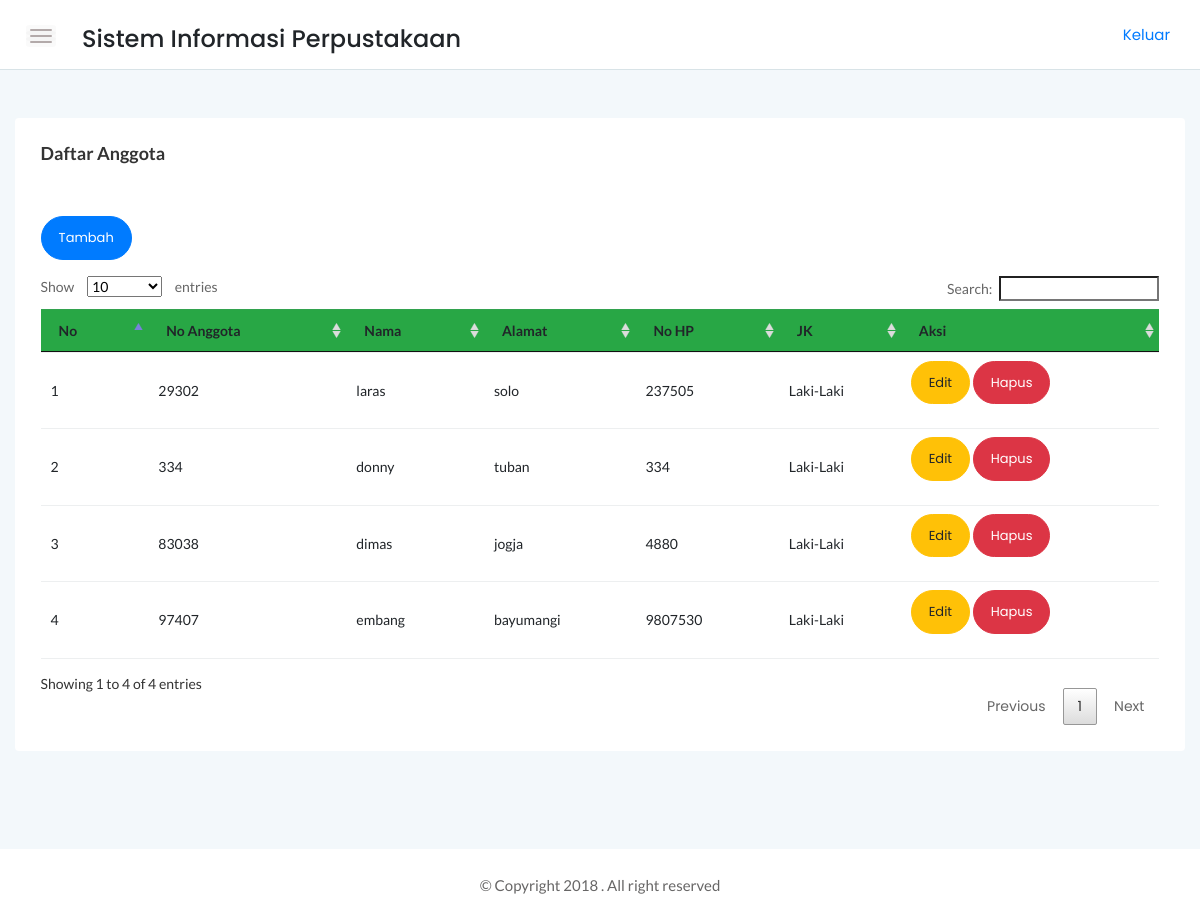
Screenshot of /srtdash/app/anggota/anggota.php (signed in) with the database file from the repository.
### tables this page shows
CREATE TABLE `anggota` (
  `no_anggota` char(20) NOT NULL,
  `nama` varchar(50) NOT NULL,
  `alamat` varchar(100) NOT NULL,
  `no_hp` char(13) NOT NULL,
  `jl` enum('Laki-Laki','Perempuan') NOT NULL
);

### srtdash/function/functions.php (called while the page is built, shortened)
<?php
$link = mysqli_connect("localhost","root","", "perpustakaan");
function tampil($query){
global $link;
$result = mysqli_query($link,$query);
while ($row = mysqli_fetch_assoc($result)){
    $rows[] = $row;
}
return $rows;
}
?>

### srtdash/app/anggota/anggota.php (the view, shortened to what this page needs)
<?php
require '../../function/functions.php';
$tampil = tampil("SELECT * FROM anggota");
?>
<!DOCTYPE html>
<html>
    <head>
        <link rel="stylesheet" href="../../assets/css/bootstrap.min.css">
        <link rel="stylesheet" href="../../assets/css/font-awesome.min.css">
        <link rel="stylesheet" href="../../assets/css/themify-icons.css">
        <link rel="stylesheet" href="../../assets/css/metisMenu.css">
        <link rel="stylesheet" href="../../assets/css/owl.carousel.min.css">
        <link rel="stylesheet" href="../../assets/css/slicknav.min.css">
        <link rel="stylesheet" href="../../assets/css/typography.css">
        <link rel="stylesheet" href="../../assets/css/default-css.css">
        <link rel="stylesheet" href="../../assets/css/styles.css">
        <link rel="stylesheet" href="../../assets/css/responsive.css">
        <link rel="stylesheet" href="../../assets/datatabel/DataTables-1.10.18/css/jquery.dataTables.css">
        <link rel="stylesheet" href="../../assets/datatabel/DataTables-1.10.18/css/dataTables.bootstrap.css">
    </head>
    <body>
    <div class="page-container">
        <div class="main-content">
            <div class="header-area">
                <div class="row align-items-center">
                    <div class="col-md-6 col-sm-8 clearfix">
                        <div class="nav-btn pull-left">
                            <span></span>
                            <span></span>
                            <span></span>
                        </div>
                        <div class="nav-btn pull-left">
                            <h4>Sistem Informasi Perpustakaan</h4>
                        </div>
                    </div>
                    <div class="col-md-6 col-sm-4 clearfix">
                            <ul class="notification-area pull-right">
                                <p><a href="../logout/logout.php">Keluar</a></p>
                            </ul>
                        </div>
                </div>
            </div>
            <div class="main-content-inner">
                <div class="sales-report-area mt-5 mb-5">
                   <div class="card">
                   <div class="card-body">
                   <h4 class="header-title mb-0">Daftar Anggota</h4>
                   </div>
                            <div class="card-body">
        <h2><?php  ?></h2>
        <a href="tambah.php"  class="btn btn-rounded btn-primary mb-3" >Tambah</a>
        <table id="myTable" width="100%">
            <thead class="bg-success">
                <tr>
                    <th>No</th>
                    <th>No Anggota</th>
                    <th>Nama</th>
                    <th>Alamat</th>
                    <th>No HP</th>
                    <th>JK</th>
                    <th>Aksi</th>
                </tr>
            </thead>
            <tbody>
                <?php
                $no=1;
                foreach ($tampil as $row):
                ?>
                <tr>
                    <td><?= $no++;?></td>
                    <td><?= $row['no_anggota'];?></td>
                    <td><?= $row['nama'];?></td>
                    <td><?= $row['alamat'];?></td>
                    <td><?= $row['no_hp'];?></td>
                    <td><?= $row['jl'];?></td>
                    <td><a class="btn btn-rounded btn-warning mb-3" href="edit.php?no=<?=$row['no_anggota']; ?>">Edit</a>
                        <a class="btn btn-rounded btn-danger mb-3" href="hapus.php?no=<?=$row['no_anggota']; ?>" onclick="return confirm('Apakah Data Ingin Dihapus?')">Hapus</a></td>
                </tr>
                <?php
                 endforeach;
                ?>
            </tbody>
        </table>
        </div>
                     </div>
                </div>
            </div>
        </div>
        <footer>
            <div class="footer-area">
                <p>© Copyright 2018 . All right reserved</p>
            </div>
        </footer>
    </div>
</body>
</html>

### srtdash/assets/css/typography.css (style rules this page uses)
body { font-size: 14px; font-family: 'Lato', sans-serif; }
h1, h2, h3, h4, h5, h6 { margin: 0; font-family: 'Poppins', sans-serif; }
p { font-family: 'Lato', sans-serif; font-size: 15px; line-height: 26px; color: #444; margin-bottom: 0; }
a, a:visited { text-decoration: none; transition: all 0.3s ease-in-out; -webkit-transition: all 0.3s ease-in-out; -moz-transition: all 0.3s ease-in-out; -o-transition: all 0.3s ease-in-out; outline: 0; font-family: 'Poppins', sans-serif; }
p a, p a:visited { line-height: inherit; outline: 0; }
ul, ol { margin-bottom: 0px; margin-top: 0px; padding: 0; }
ul { margin: 0; list-style-type: none; }

### srtdash/assets/css/default-css.css (style rules this page uses)
* { margin: 0; padding: 0; box-sizing: border-box; }
*, *:before, *:after { -moz-box-sizing: border-box; -webkit-box-sizing: border-box; box-sizing: border-box; }
html { -webkit-font-smoothing: antialiased; }
body { background: #fff; font-weight: normal; -webkit-font-smoothing: antialiased; -webkit-text-size-adjust: 100%; }
:root { --primary-color: #4336FB; }

### srtdash/assets/css/styles.css (style rules this page uses)
.page-container { width: 100%; height: 100%; min-height: 100vh; padding-left: 280px; -webkit-transition: padding-left 0.3s ease 0s; transition: padding-left 0.3s ease 0s; }
.card { border: none; border-radius: 4px; background-color: #fff; -webkit-transition: all 0.3s ease 0s; transition: all 0.3s ease 0s; }
.card-body { padding: 25.6px; padding: 1.6rem; }
.main-content { width: 100%; background: #F3F8FB; }
.main-content-inner { padding: 0 30px 50px; }
.header-area { padding: 15px 30px; background: #fff; border-bottom: 1px solid #d8e3e7; }
.nav-btn { margin-right: 30px; margin-top: 10px; cursor: pointer; }
.nav-btn span { display: block; width: 22px; height: 2px; background: #b3aaaa; margin: 4px 0; border-radius: 15px; -webkit-transition: all 0.3s ease 0s; transition: all 0.3s ease 0s; box-shadow: 0 0 0 4px rgba(99, 96, 96, 0.03); }
.notification-area { -webkit-user-select: none; -moz-user-select: none; -ms-user-select: none; user-select: none; position: relative; z-index: 1; }
.header-title { font-family: 'Lato', sans-serif; font-size: 18px; font-weight: 600; letter-spacing: 0; color: #333; text-transform: capitalize; margin-bottom: 17px; }
.footer-area { text-align: center; padding: 23px 0 19px; background: #fff; }
.footer-area p { color: #676666; margin-bottom: 0; }
.btn { padding: 11px 17px; font-size: 13px; letter-spacing: 0; }
.btn-rounded { border-radius: 50px; }
table tr th { border-bottom: none; }
table tr th, table tr td { border-top: 1px solid rgba(120, 130, 140, 0.13) !important; }
table.dataTable.no-footer { border-bottom: 1px solid rgba(120, 130, 140, 0.13) !important; }
table.dataTable thead th, table.dataTable thead td { border-bottom-color: transparent; }

### srtdash/assets/css/responsive.css (style rules this page uses)
@media (min-width: 1200px) and (max-width: 1364px) { .main-content-inner { padding: 0 15px 50px; } }
@media (min-width: 1200px) and (max-width: 1364px) { .page-container, .sbar_collapsed.page-container { padding-left: 0; } }

### rows the page displays
anggota: no_anggota "29302", nama "laras", alamat "solo", no_hp "237505", jl "Laki-Laki"
anggota: no_anggota "334", nama "donny", alamat "tuban", no_hp "334", jl "Laki-Laki"
anggota: no_anggota "83038", nama "dimas", alamat "jogja", no_hp "4880", jl "Laki-Laki"
anggota: no_anggota "97407", nama "embang", alamat "bayumangi", no_hp "9807530", jl "Laki-Laki"
